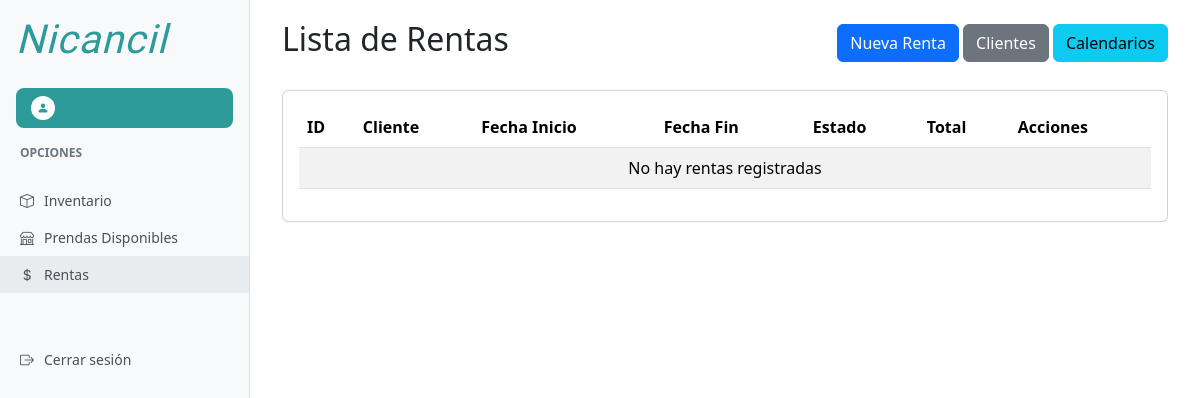
/rentas/, run on an earlier commit of the app's database.
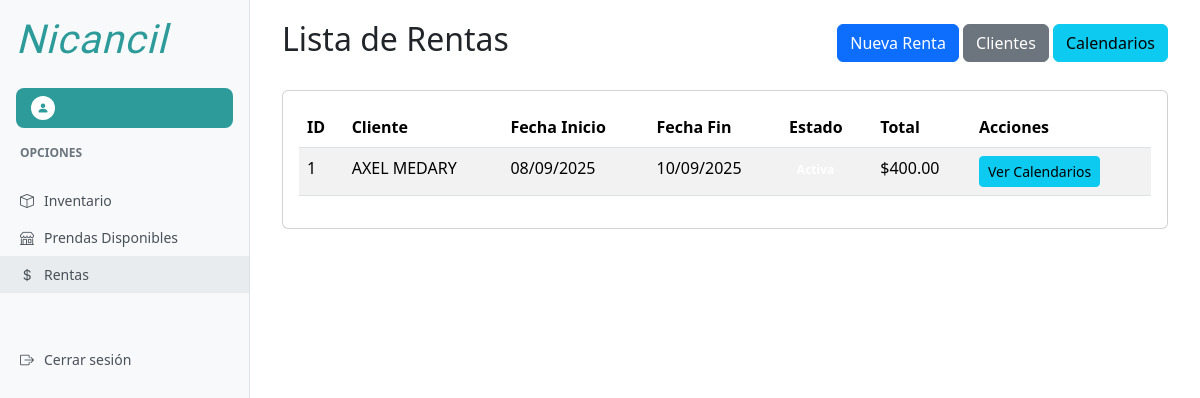
And on a later commit of the database.
### rentas/models.py (models this page shows, shortened)
class Renta(models.Model):
    ESTADOS = (
        ('activa', 'Activa'),
        ('finalizada', 'Finalizada'),
    )
    cliente = models.ForeignKey(Cliente, on_delete=models.CASCADE, related_name='rentas')
    prendas = models.ManyToManyField(PrendaUnidad, related_name='rentas')
    fecha_inicio = models.DateTimeField()
    fecha_fin = models.DateTimeField()
    precio_total = models.DecimalField(max_digits=10, decimal_places=2, default=0)
    estado = models.CharField(max_length=20, choices=ESTADOS, default='activa')
    fecha_creacion = models.DateTimeField(auto_now_add=True)
    class Meta:
        verbose_name = "Renta"
        verbose_name_plural = "Rentas"
        ordering = ['-fecha_creacion']

class Cliente(models.Model):
    nombre = models.CharField(max_length=100)
    telefono = models.CharField(max_length=15)
    correo = models.EmailField()
    direccion = models.TextField()
    fecha_registro = models.DateTimeField(auto_now_add=True)
    class Meta:
        verbose_name = "Cliente"
        verbose_name_plural = "Clientes"
        ordering = ['nombre']

### rentas/views.py (the view)
# urls.py: path('', views.lista_rentas, name='lista_rentas'),
def lista_rentas(request):
    rentas = Renta.objects.all().order_by('-fecha_creacion')
    return render(request, 'rentas/lista_rentas.html', {'rentas': rentas})

### templates/rentas/lista_rentas.html (shortened to what this page needs)
{% extends 'base_dashboard.html' %}
{% block content %}
<div class="container-fluid">
    <div class="d-flex justify-content-between align-items-center mb-4">
        <h2>Lista de Rentas</h2>
        <div>
            <a href="{% url 'nueva_renta' %}" class="btn btn-primary">
                 Nueva Renta
            </a>
            <a href="{% url 'lista_clientes' %}" class="btn btn-secondary">
                 Clientes
            </a>
            <a href="{% url 'lista_prendas_calendario' %}" class="btn btn-info">
                 Calendarios
            </a>
        </div>
    </div>
    <div class="row">
        <div class="col-12">
            <div class="card">
                <div class="card-body">
                    <table class="table table-striped">
                        <thead>
                            <tr>
                                <th>ID</th>
                                <th>Cliente</th>
                                <th>Fecha Inicio</th>
                                <th>Fecha Fin</th>
                                <th>Estado</th>
                                <th>Total</th>
                                <th>Acciones</th>
                            </tr>
                        </thead>
                        <tbody>
                            {% for renta in rentas %}
                            <tr>
                                <td>{{ renta.id }}</td>
                                <td>{{ renta.cliente.nombre }}</td>
                                <td>{{ renta.fecha_inicio|date:"d/m/Y" }}</td>
                                <td>{{ renta.fecha_fin|date:"d/m/Y" }}</td>
                                <td>
                                    <span class="badge {% if renta.estado == 'activa' %}badge-success{% else %}badge-secondary{% endif %}">
                                    </span>
                                </td>
                                <td>${{ renta.precio_total }}</td>
                                <td>
                                    <a href="{% url 'lista_prendas_calendario' %}" class="btn btn-sm btn-info">Ver Calendarios</a>
                                </td>
                            </tr>
                            {% empty %}
                            <tr>
                                <td colspan="7" class="text-center">No hay rentas registradas</td>
                            </tr>
                            {% endfor %}
                        </tbody>
                    </table>
                </div>
            </div>
        </div>
    </div>
</div>
{% endblock %}

What changed in the data, as far as the page shows it:
added Renta: id "1", cliente.nombre "AXEL MEDARY", fecha_inicio "08/09/2025", fecha_fin "10/09/2025", precio_total "400.00"
Also different on the page:
text no longer shown: "No hay rentas registradas"
